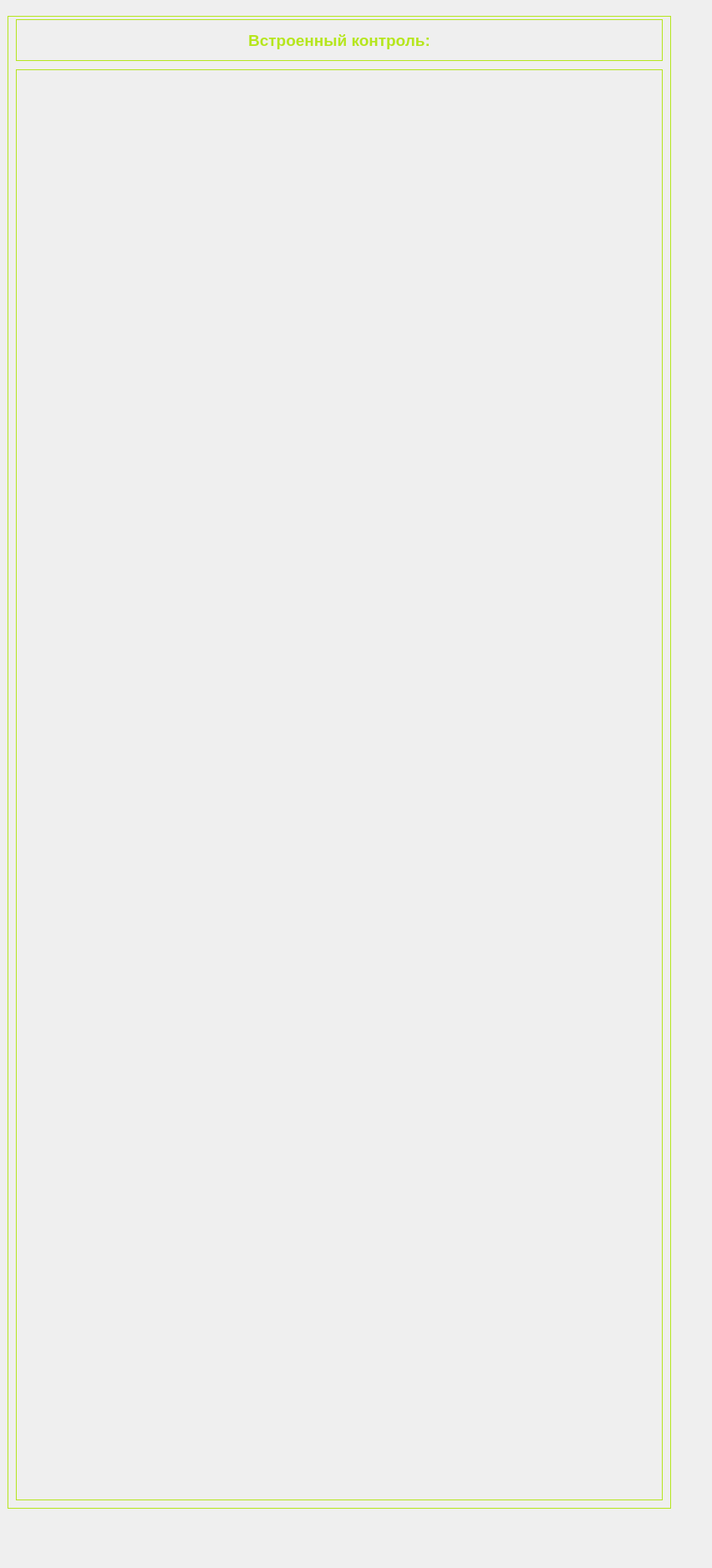
<?xml version="1.0" encoding="UTF-8"?>
<ui version="4.0">
 <class>tvsk</class>
 <widget class="QWidget" name="tvsk">
  <property name="geometry">
   <rect>
    <x>0</x>
    <y>0</y>
    <width>852</width>
    <height>1877</height>
   </rect>
  </property>
  <property name="windowTitle">
   <string>Form</string>
  </property>
  <widget class="QFrame" name="Error_fram">
   <property name="enabled">
    <bool>true</bool>
   </property>
   <property name="geometry">
    <rect>
     <x>0</x>
     <y>0</y>
     <width>812</width>
     <height>1835</height>
    </rect>
   </property>
   <property name="styleSheet">
    <string notr="true">QFrame#Error_fram
{
	border: 0px solid rgb(181, 230, 29);
	Color: rgb(181, 230, 29);
}</string>
   </property>
   <property name="frameShape">
    <enum>QFrame::StyledPanel</enum>
   </property>
   <property name="frameShadow">
    <enum>QFrame::Raised</enum>
   </property>
   <layout class="QHBoxLayout" name="horizontalLayout_3">
    <property name="leftMargin">
     <number>9</number>
    </property>
    <item>
     <layout class="QHBoxLayout" name="horizontalLayout_2">
      <property name="spacing">
       <number>0</number>
      </property>
      <property name="topMargin">
       <number>10</number>
      </property>
      <property name="rightMargin">
       <number>0</number>
      </property>
      <property name="bottomMargin">
       <number>20</number>
      </property>
      <item>
       <layout class="QVBoxLayout" name="verticalLayout_2">
        <property name="spacing">
         <number>6</number>
        </property>
        <property name="topMargin">
         <number>0</number>
        </property>
        <property name="rightMargin">
         <number>0</number>
        </property>
        <property name="bottomMargin">
         <number>0</number>
        </property>
        <item>
         <widget class="QFrame" name="Flv">
          <property name="sizePolicy">
           <sizepolicy hsizetype="Preferred" vsizetype="Preferred">
            <horstretch>0</horstretch>
            <verstretch>0</verstretch>
           </sizepolicy>
          </property>
          <property name="minimumSize">
           <size>
            <width>0</width>
            <height>0</height>
           </size>
          </property>
          <property name="styleSheet">
           <string notr="true">QFrame#Flv
{
	border: 1px solid rgb(181, 230, 29);
	Color: rgb(181, 230, 29);
}</string>
          </property>
          <property name="frameShape">
           <enum>QFrame::StyledPanel</enum>
          </property>
          <property name="frameShadow">
           <enum>QFrame::Raised</enum>
          </property>
          <layout class="QVBoxLayout" name="verticalLayout_4">
           <property name="spacing">
            <number>6</number>
           </property>
           <property name="topMargin">
            <number>0</number>
           </property>
           <property name="rightMargin">
            <number>9</number>
           </property>
           <item>
            <spacer name="verticalSpacer_8">
             <property name="orientation">
              <enum>Qt::Vertical</enum>
             </property>
             <property name="sizeType">
              <enum>QSizePolicy::Fixed</enum>
             </property>
             <property name="sizeHint" stdset="0">
              <size>
               <width>20</width>
               <height>3</height>
              </size>
             </property>
            </spacer>
           </item>
           <item>
            <widget class="QFrame" name="Fvsk">
             <property name="minimumSize">
              <size>
               <width>0</width>
               <height>50</height>
              </size>
             </property>
             <property name="styleSheet">
              <string notr="true">QFrame#Fvsk
{
	border: 1px solid rgb(181, 230, 29);
	Color: rgb(181, 230, 29);
}</string>
             </property>
             <property name="frameShape">
              <enum>QFrame::StyledPanel</enum>
             </property>
             <property name="frameShadow">
              <enum>QFrame::Raised</enum>
             </property>
             <layout class="QHBoxLayout" name="horizontalLayout_4">
              <item>
               <widget class="QLabel" name="Lvsk">
                <property name="sizePolicy">
                 <sizepolicy hsizetype="Expanding" vsizetype="Preferred">
                  <horstretch>0</horstretch>
                  <verstretch>0</verstretch>
                 </sizepolicy>
                </property>
                <property name="minimumSize">
                 <size>
                  <width>0</width>
                  <height>0</height>
                 </size>
                </property>
                <property name="font">
                 <font>
                  <pointsize>14</pointsize>
                  <bold>true</bold>
                 </font>
                </property>
                <property name="styleSheet">
                 <string notr="true">QLabel#Lvsk
{

	color: rgb(181, 230, 29);
}</string>
                </property>
                <property name="frameShape">
                 <enum>QFrame::NoFrame</enum>
                </property>
                <property name="lineWidth">
                 <number>1</number>
                </property>
                <property name="text">
                 <string>Встроенный контроль:</string>
                </property>
                <property name="alignment">
                 <set>Qt::AlignCenter</set>
                </property>
                <property name="wordWrap">
                 <bool>false</bool>
                </property>
                <property name="indent">
                 <number>-1</number>
                </property>
               </widget>
              </item>
             </layout>
            </widget>
           </item>
           <item>
            <spacer name="verticalSpacer_3">
             <property name="orientation">
              <enum>Qt::Vertical</enum>
             </property>
             <property name="sizeType">
              <enum>QSizePolicy::Fixed</enum>
             </property>
             <property name="sizeHint" stdset="0">
              <size>
               <width>20</width>
               <height>4</height>
              </size>
             </property>
            </spacer>
           </item>
           <item>
            <widget class="QTreeWidget" name="Tvsk">
             <property name="font">
              <font>
               <pointsize>14</pointsize>
              </font>
             </property>
             <property name="styleSheet">
              <string notr="true">QTreeView#Tvsk
{
	border: 1px solid rgb(181, 230, 29);
	Color: rgb(181, 230, 29);
	background: transparent;
}

QScrollBar:vertical
 {
        background-color: #2A2929;
        width: 15px;
        margin: 15px 3px 15px 3px;
        border: 1px transparent; /*#2A2929 */
        border-radius: 4px;
}
 QScrollBar::handle:vertical
 {
        background-color: rgb(181, 230, 29);         
        min-height: 5px;
        border-radius: 4px;
}

QScrollBar::sub-line:vertical
 {
        margin: 3px 0px 3px 0px;
        border-image: none;        /* # &amp;lt;-------- */
        height: 1px;
        width: 1px;
        subcontrol-position: top;
        subcontrol-origin: margin;
}
 QScrollBar::add-line:vertical:hover, QScrollBar::add-line:vertical:on
{
        border-image: none;                /* # &amp;lt;-------- */
        height: 1px;
        width: 1px;
        subcontrol-position: bottom;
        subcontrol-origin: margin;
}

QTreeView::branch:has-siblings:!adjoins-item {
      border-image: url(:/stylesheet-vline.svg) 0;
}

QTreeView::branch:has-siblings:adjoins-item {
        border-image: url(:/stylesheet-branch-more.svg) 0;
}

QTreeView::branch:!has-children:!has-siblings:adjoins-item {
        border-image: url(:/stylesheet-branch-end.svg) 0;
}

QTreeView::branch:closed:has-children:has-siblings {
               border-image: none;
        image: url(:/stylesheet-branch-closed.svg);
}

QTreeView::branch:has-children:!has-siblings:closed {
                border-image: none;
        image: url(:/stylesheet-branch-closed.svg);
}

QTreeView::branch:open:has-children:has-siblings {
                border-image: none;
        image: url(:/stylesheet-branch-open.svg);
}

QTreeView::branch:open:has-children:!has-siblings {
               border-image: none;
        image: url(:/stylesheet-branch-open.svg);
}</string>
             </property>
             <property name="frameShape">
              <enum>QFrame::StyledPanel</enum>
             </property>
             <property name="midLineWidth">
              <number>0</number>
             </property>
             <property name="dragEnabled">
              <bool>false</bool>
             </property>
             <property name="dragDropOverwriteMode">
              <bool>false</bool>
             </property>
             <property name="dragDropMode">
              <enum>QAbstractItemView::DropOnly</enum>
             </property>
             <property name="alternatingRowColors">
              <bool>false</bool>
             </property>
             <property name="selectionMode">
              <enum>QAbstractItemView::NoSelection</enum>
             </property>
             <property name="selectionBehavior">
              <enum>QAbstractItemView::SelectRows</enum>
             </property>
             <property name="verticalScrollMode">
              <enum>QAbstractItemView::ScrollPerItem</enum>
             </property>
             <property name="indentation">
              <number>20</number>
             </property>
             <property name="rootIsDecorated">
              <bool>true</bool>
             </property>
             <property name="uniformRowHeights">
              <bool>false</bool>
             </property>
             <property name="animated">
              <bool>false</bool>
             </property>
             <property name="allColumnsShowFocus">
              <bool>false</bool>
             </property>
             <property name="wordWrap">
              <bool>false</bool>
             </property>
             <property name="columnCount">
              <number>2</number>
             </property>
             <attribute name="headerVisible">
              <bool>false</bool>
             </attribute>
             <attribute name="headerCascadingSectionResizes">
              <bool>false</bool>
             </attribute>
             <attribute name="headerMinimumSectionSize">
              <number>27</number>
             </attribute>
             <attribute name="headerDefaultSectionSize">
              <number>220</number>
             </attribute>
             <column>
              <property name="text">
               <string notr="true">1</string>
              </property>
             </column>
             <column>
              <property name="text">
               <string notr="true">2</string>
              </property>
             </column>
            </widget>
           </item>
          </layout>
         </widget>
        </item>
       </layout>
      </item>
     </layout>
    </item>
   </layout>
  </widget>
 </widget>
 <resources/>
 <connections/>
</ui>
